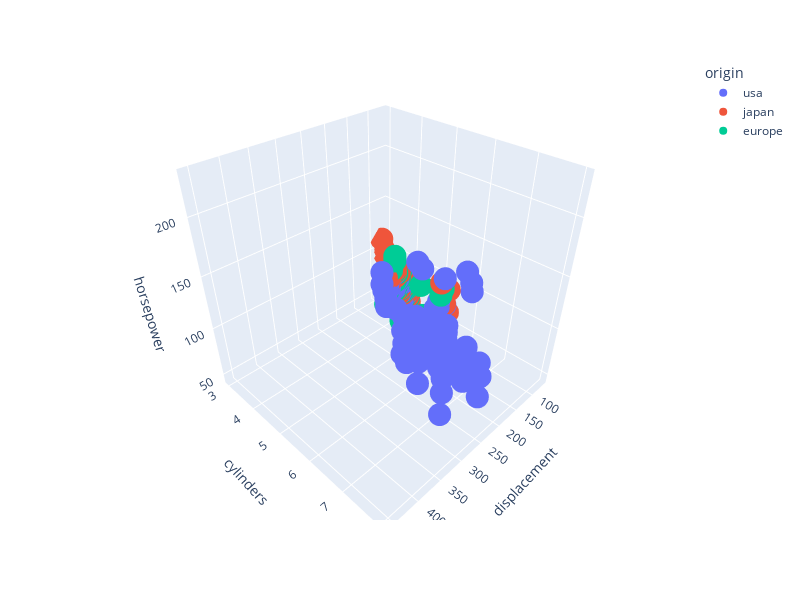

The notebook cell saved with this chart:
### Code cell
# Create 3D scatter plot displacement vs cylinders vs horsepower
fig = px.scatter_3d(cars, 
                    x=cars['displacement'], 
                    y=cars['cylinders'], 
                    z= cars['horsepower'],
                    color='origin', 
                    width=800, 
                    height=600)

# Update layout and add labels for axis
fig.update_layout(scene=dict(
                    xaxis_title='displacement',
                    yaxis_title='cylinders',
                    zaxis_title='horsepower'))

# Show plot
fig.show()

### Figure 1 — Plotly figure (JSON) as saved in the notebook; plotly's stock layout.template omitted (floating-point values rounded to 4 significant figures; data arrays with more than 128 entries replaced by an {"elided": "..."} marker saying what was removed)
{"data": [{"hovertemplate": "origin=usa<br>displacement=%{x}<br>cylinders=%{y}<br>horsepower=%{z}<extra></extra>", "legendgroup": "usa", "marker": {"color": "#636efa", "symbol": "circle"}, "mode": "markers", "name": "usa", "scene": "scene", "showlegend": true, "type": "scatter3d", "x": {"elided": "249 float values"}, "y": {"elided": "249 int values"}, "z": {"elided": "249 int values"}}, {"hovertemplate": "origin=japan<br>displacement=%{x}<br>cylinders=%{y}<br>horsepower=%{z}<extra></extra>", "legendgroup": "japan", "marker": {"color": "#EF553B", "symbol": "circle"}, "mode": "markers", "name": "japan", "scene": "scene", "showlegend": true, "type": "scatter3d", "x": [113, 97, 97, 113, 71, 72, 113, 70, 97, 120, 97, 97, 108, 70, 156, 79, 71, 76, 83, 120, 108, 97, 134, 119, 91, 91, 85, 97, 156, 98, 85, 97, 97, 146, 80, 78, 85, 91, 134, 119, 134, 119, 98, 86, 85, 89, 86, 134, 120, 119, 108, 86, 85, 91, 97, 168, 70, 107, 79, 81, 97, 85, 89, 91, 107, 108, 119, 120, 168, 146, 91, 91, 120, 107, 108, 91, 91, 91, 144], "y": [4, 4, 4, 4, 4, 4, 4, 3, 4, 4, 4, 4, 4, 3, 6, 4, 4, 4, 4, 4, 4, 4, 4, 4, 4, 4, 4, 4, 6, 4, 4, 4, 4, 6, 3, 4, 4, 4, 4, 4, 4, 4, 4, 4, 4, 4, 4, 4, 4, 4, 4, 4, 4, 4, 4, 6, 3, 4, 4, 4, 4, 4, 4, 4, 4, 4, 4, 4, 6, 6, 4, 4, 4, 4, 4, 4, 4, 4, 4], "z": [95, 88, 88, 95, 65, 69, 95, 97, 92, 97, 88, 88, 94, 90, 122, 67, 65, 52, 61, 97, 93, 75, 96, 97, 53, 53, 70, 75, 108, 68, 70, 75, 67, 97, 110, 52, 70, 60, 95, 97, 95, 97, 68, 65, 65, 60, 65, 90, 75, 92, 75, 65, 65, 67, 67, 132, 100, 72, 58, 60, 67, 65, 62, 68, 75, 75, 100, 74, 116, 120, 68, 68, 88, 75, 70, 67, 67, 67, 96]}, {"hovertemplate": "origin=europe<br>displacement=%{x}<br>cylinders=%{y}<br>horsepower=%{z}<extra></extra>", "legendgroup": "europe", "marker": {"color": "#00cc96", "symbol": "circle"}, "mode": "markers", "name": "europe", "scene": "scene", "showlegend": true, "type": "scatter3d", "x": [97, 110, 107, 104, 121, 116, 79, 88, 97, 97, 121, 121, 120, 96, 97, 98, 68, 116, 114, 121, 121, 98, 79, 97, 90, 116, 79, 90, 90, 115, 120, 121, 121, 107, 116, 101, 90, 97, 130, 120, 168, 79, 97, 97, 121, 90, 131, 163, 121, 163, 89, 89, 183, 141, 91, 98, 97, 90, 90, 121, 146, 85, 89, 122, 105, 100, 141, 145, 105, 97], "y": [4, 4, 4, 4, 4, 4, 4, 4, 4, 4, 4, 4, 4, 4, 4, 4, 4, 4, 4, 4, 4, 4, 4, 4, 4, 4, 4, 4, 4, 4, 4, 4, 4, 4, 4, 4, 4, 4, 4, 4, 6, 4, 4, 4, 4, 4, 5, 6, 4, 6, 4, 4, 5, 4, 4, 4, 4, 4, 4, 5, 4, 4, 4, 4, 4, 4, 4, 6, 4, 4], "z": [46, 87, 90, 95, 113, 90, 70, 76, 60, 54, 112, 76, 87, 69, 46, 90, 49, 75, 91, 112, 110, 83, 67, 78, 75, 75, 67, 71, 70, 95, 88, 98, 115, 86, 81, 83, 70, 71, 102, 88, 120, 58, 78, 78, 110, 48, 103, 125, 115, 133, 71, 71, 77, 71, 69, 76, 78, 48, 48, 67, 67, null, 62, 88, 74, null, 80, 76, 74, 52]}], "layout": {"height": 600, "legend": {"title": {"text": "origin"}, "tracegroupgap": 0}, "margin": {"t": 60}, "scene": {"domain": {"x": [0, 1], "y": [0, 1]}, "xaxis": {"title": {"text": "displacement"}}, "yaxis": {"title": {"text": "cylinders"}}, "zaxis": {"title": {"text": "horsepower"}}}, "width": 800}}
